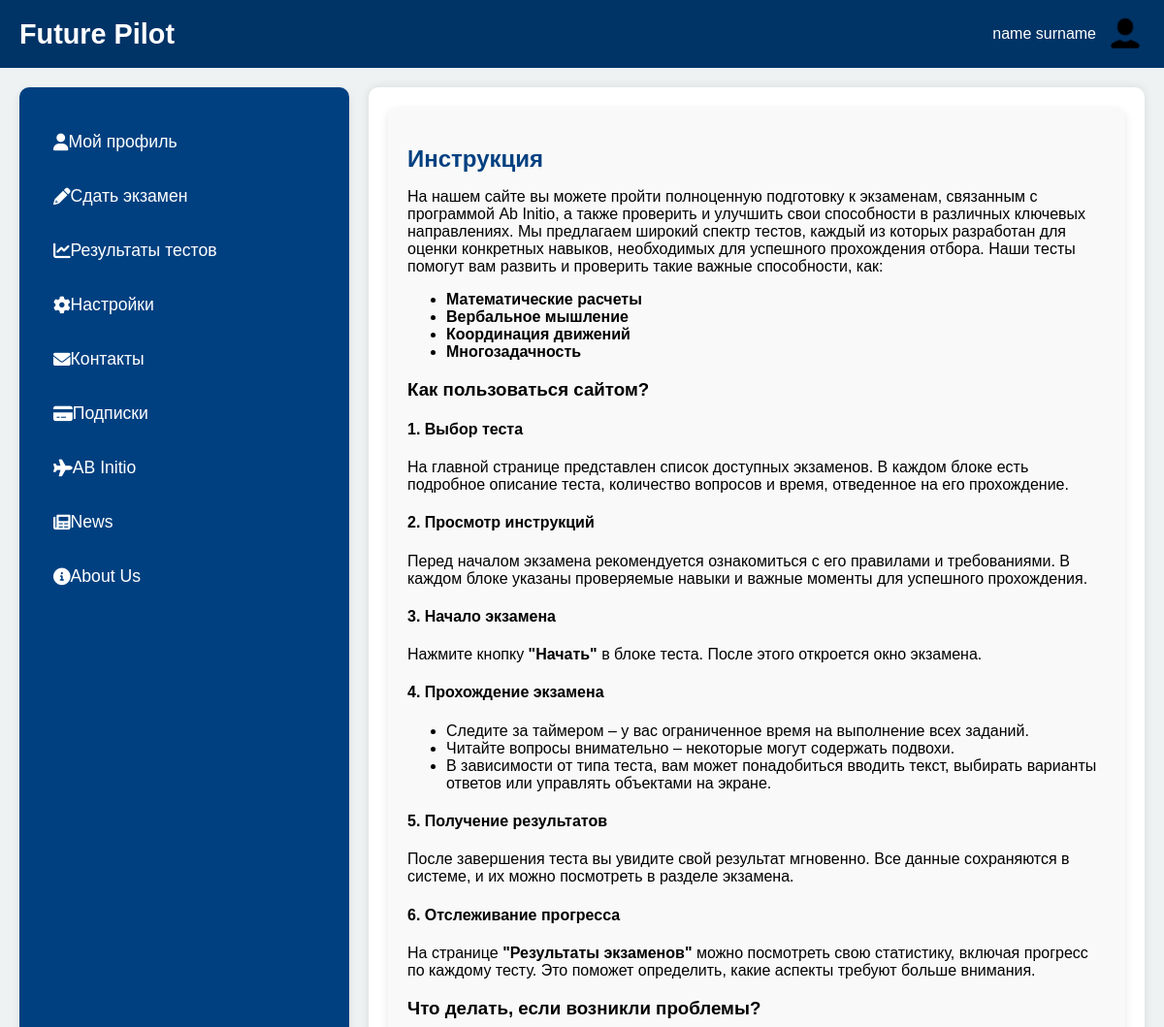
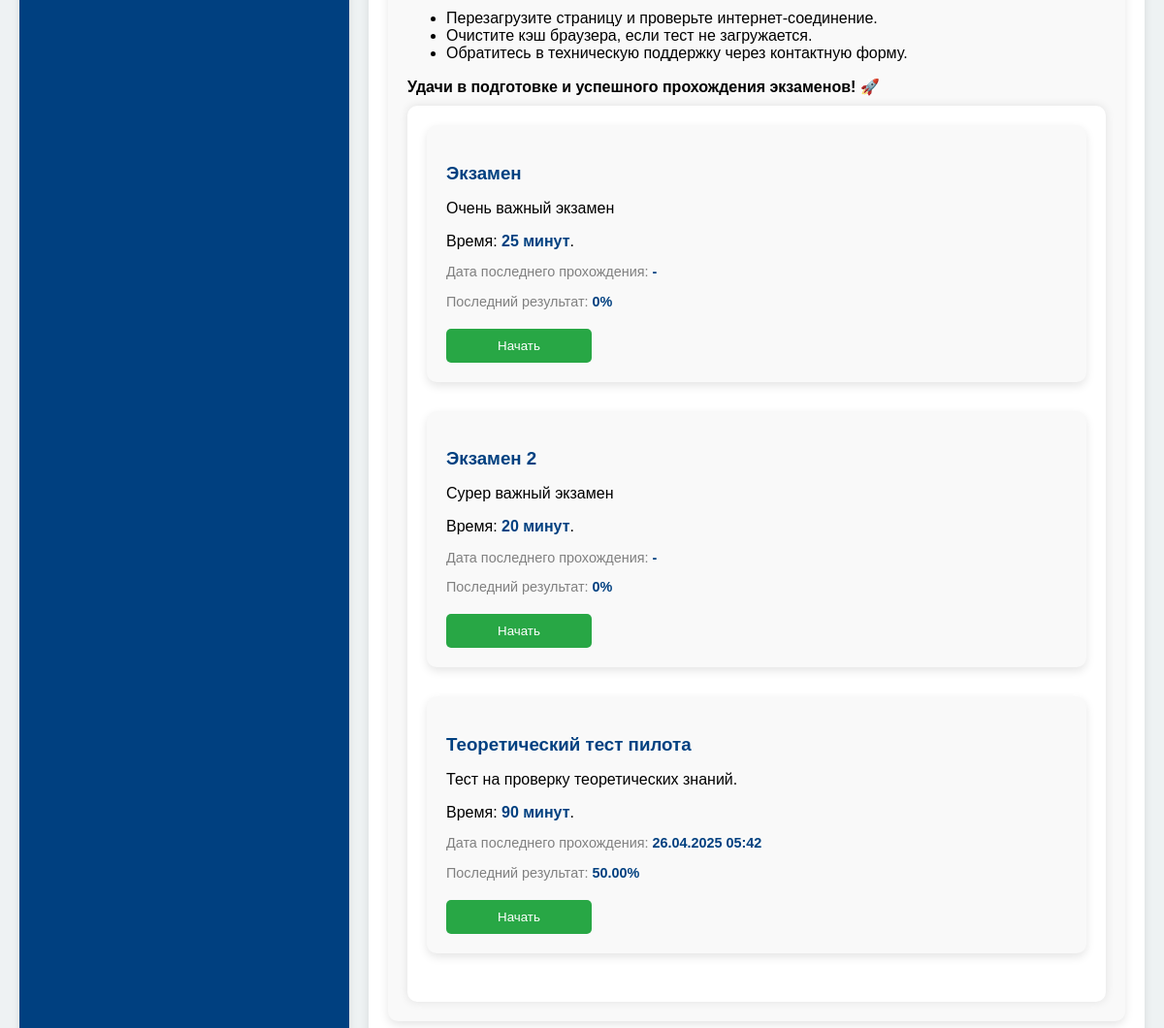
Page /tests/ (signed in) on the committed database (2 pictures, top to bottom).
### users/models.py (models this page shows, shortened)
class CustomUser(AbstractUser):
    objects = CustomUserManager()

### exams/models.py (models this page shows, shortened)
class Exam(models.Model):
    title = models.CharField(max_length=255)
    description = models.TextField()
    time_limit = models.IntegerField(help_text="Time limit in minutes")

class ExamResult(models.Model):
    user = models.ForeignKey(get_user_model(), on_delete=models.CASCADE)
    exam = models.ForeignKey(Exam, on_delete=models.CASCADE)
    score = models.DecimalField(max_digits=5, decimal_places=2)
    date_taken = models.DateTimeField(auto_now_add=True)

### exams/views.py (the view)
# urls.py: path('tests/', TestsListView.as_view(), name='tests'),
class TestsListView(ListView):
    model = Exam
    template_name = 'test_start.html'
    context_object_name = 'tests'
    def get_context_data(self, **kwargs):
        context = super().get_context_data(**kwargs)
        exams = Exam.objects.all()
        user = self.request.user
        exam_results = ExamResult.objects.filter(user=user, exam__in=exams)
        results_by_exam = {result.exam.id: result for result in exam_results}
        exams_with_results = []
        for exam in exams:
            result = results_by_exam.get(exam.id)
            exams_with_results.append({
                'exam': exam,
                'last_score': result.score if result else None,
                'last_date': localtime(result.date_taken).strftime('%d.%m.%Y %H:%M') if result else None
            })
        context['exams_with_results'] = exams_with_results
        return context

### templates/test_start.html (shortened to what this page needs)
{% extends "base.html" %}
        {% block 'main' %}
        <main class="main-content">
            <div class="instruction-section">
<div>
    <h2><strong>Инструкция</strong></h2>
    <p>На нашем сайте вы можете пройти полноценную подготовку к экзаменам, связанным с программой Ab Initio, а также проверить и улучшить свои способности в различных ключевых направлениях. Мы предлагаем широкий спектр тестов, каждый из которых разработан для оценки конкретных навыков, необходимых для успешного прохождения отбора. Наши тесты помогут вам развить и проверить такие важные способности, как:</p>
    <ul>
        <li><strong>Математические расчеты</strong></li>
        <li><strong>Вербальное мышление</strong></li>
        <li><strong>Координация движений</strong></li>
        <li><strong>Многозадачность</strong></li>
    </ul>
    <h3><strong>Как пользоваться сайтом?</strong></h3>
    <h4><strong>1. Выбор теста</strong></h4>
    <p>На главной странице представлен список доступных экзаменов. В каждом блоке есть подробное описание теста, количество вопросов и время, отведенное на его прохождение.</p>
    <h4><strong>2. Просмотр инструкций</strong></h4>
    <p>Перед началом экзамена рекомендуется ознакомиться с его правилами и требованиями. В каждом блоке указаны проверяемые навыки и важные моменты для успешного прохождения.</p>
    <h4><strong>3. Начало экзамена</strong></h4>
    <p>Нажмите кнопку <strong>"Начать"</strong> в блоке теста. После этого откроется окно экзамена.</p>
    <h4><strong>4. Прохождение экзамена</strong></h4>
    <ul>
        <li>Следите за таймером – у вас ограниченное время на выполнение всех заданий.</li>
        <li>Читайте вопросы внимательно – некоторые могут содержать подвохи.</li>
        <li>В зависимости от типа теста, вам может понадобиться вводить текст, выбирать варианты ответов или управлять объектами на экране.</li>
    </ul>
    <h4><strong>5. Получение результатов</strong></h4>
    <p>После завершения теста вы увидите свой результат мгновенно. Все данные сохраняются в системе, и их можно посмотреть в разделе экзамена.</p>
    <h4><strong>6. Отслеживание прогресса</strong></h4>
    <p>На странице <strong>"Результаты экзаменов"</strong> можно посмотреть свою статистику, включая прогресс по каждому тесту. Это поможет определить, какие аспекты требуют больше внимания.</p>
    <h3><strong>Что делать, если возникли проблемы?</strong></h3>
    <ul>
        <li>Перезагрузите страницу и проверьте интернет-соединение.</li>
        <li>Очистите кэш браузера, если тест не загружается.</li>
        <li>Обратитесь в техническую поддержку через контактную форму.</li>
    </ul>
    <p><strong>Удачи в подготовке и успешного прохождения экзаменов! 🚀</strong></p>
</div>
    <main class="main-content">
        {% for item in exams_with_results %}
            <div class="exam-section">
                <h3>{{ item.exam.title }}</h3>
                <p>{{ item.exam.description }}</p>
                <p>Время: <strong>{{ item.exam.time_limit }} минут</strong>.</p>
                <p class="exam-info">Дата последнего прохождения: <strong>{{ item.last_date|default:"-" }}</strong></p>
                <p class="exam-info">Последний результат: <strong>{{ item.last_score|default:"0" }}%</strong></p>
                <form action="{% url 'test_process' item.exam.id %}" method="GET">
                    <button class="start-btn" type="submit">Начать</button>
                </form>
            </div>
        {% endfor %}
    </main>
        {% endblock %}

### templates/base.html (shortened to what this page needs)
{% load static %}
<!DOCTYPE html>
<html lang="ru">
<head>
    <link rel="stylesheet" href="https://cdnjs.cloudflare.com/ajax/libs/font-awesome/6.0.0/css/all.min.css">
</head>
<body>
    <header class="top-bar">
        <div class="logo">Future Pilot</div>
        <div class="user-info">
            {% if user.is_authenticated %}
            <span class="user-name" id="profile-name" href="{% url 'profile' %}">{{ user.first_name }} {{ user.last_name }}</span>
            {% else %}
            <a class="user-name" id="profile-name" href="{% url 'register' %}">Зарегистрироваться</a>
            {% endif %}
            <img src="imgs/icon_user.png" alt="Фото профиля" class="user-photo">
        </div>
    </header>
    <div class="container">
        <aside class="sidebar">
            <nav>
                <ul>
                    <li><a href="{% url 'profile' %}"><i class="fas fa-user"></i> Мой профиль</a></li>
                    <li><a href="{% url 'tests' %}"><i class="fas fa-pencil-alt"></i> Сдать экзамен</a></li>
                    <li><a href="test_result.html"><i class="fas fa-chart-line"></i> Результаты тестов</a></li>
                    <li><a href="settings.html"><i class="fas fa-cog"></i> Настройки</a></li>
                    <li><a href="contacts.html"><i class="fas fa-envelope"></i> Контакты</a></li>
                    <li><a href="subscriptions.html"><i class="fas fa-credit-card"></i> Подписки</a></li>
                    <li><a href="ab_initio.html"><i class="fas fa-plane"></i> AB Initio</a></li>
                    <li><a href="news.html"><i class="fas fa-newspaper"></i> News</a></li>
                    <li><a href="about_us.html"><i class="fas fa-info-circle"></i> About Us</a></li>
                </ul>
            </nav>
        </aside>
        {% block 'main' %}
        {% endblock %}
    </div>
</body>
</html>

### templates/test_start.html (style rules this page uses)
body { margin: 0; font-family: Arial, sans-serif; background-color: #eef2f3; }
.top-bar { display: flex; justify-content: space-between; align-items: center; padding: 15px 20px; background-color: #003366; color: white; }
.logo { font-size: 1.8em; font-weight: bold; }
.user-info { display: flex; align-items: center; }
.user-name { margin-right: 10px; }
.user-photo { width: 40px; height: 40px; border-radius: 50%; }
.container { display: flex; flex-wrap: wrap; padding: 20px; }
.sidebar { flex: 0 0 300px; background-color: #004080; color: white; padding: 20px; border-radius: 10px; margin-right: 20px; box-shadow: 0 4px 8px rgba(0, 0, 0, 0.1); }
.sidebar nav ul { list-style: none; padding: 0; }
.sidebar nav ul li { margin: 15px 0; }
.sidebar nav ul li a { color: white; text-decoration: none; display: flex; align-items: center; font-size: 1.1em; padding: 10px 15px; border-radius: 5px; transition: background-color 0.3s ease; }
.main-content { flex: 1; background: white; border-radius: 10px; padding: 20px; box-shadow: 0 0 10px rgba(0, 0, 0, 0.1); }
.instruction-section, .exam-section { margin-bottom: 30px; padding: 20px; background-color: #f9f9f9; border-radius: 10px; box-shadow: 0 4px 10px rgba(0, 0, 0, 0.1); }
.instruction-section h2, .exam-section h3 { color: #004080; margin-bottom: 15px; }
.instruction-section p { margin-bottom: 10px; }
.exam-section strong { color: #004080; }
.exam-section .exam-info { font-size: 0.9em; color: gray; }
.start-btn { display: block; margin-top: 20px; background-color: #28a745; color: white; padding: 10px 20px; border: none; border-radius: 5px; cursor: pointer; text-align: center; width: 150px; }

### rows in the picture
CustomUser: first_name "name", last_name "surname"
Exam: exam "Экзамен", exam.description "Очень важный экзамен", exam.time_limit "25", last_date "-", last_score "0"
Exam: exam "Экзамен 2", exam.description "Сурер важный экзамен", exam.time_limit "20", last_date "-", last_score "0"
Exam: exam "Теоретический тест пилота", exam.description "Тест на проверку теоретических знаний.", exam.time_limit "90", last_date "26.04.2025 05:42", last_score "50.00"
